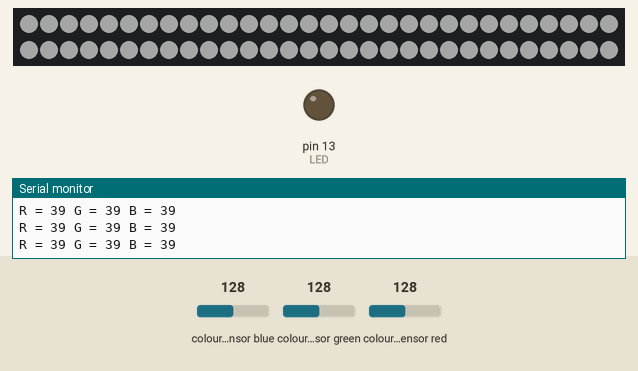
Bench run of a sketch on a simulated Arduino Uno, built with avr-gcc and run on an emulated ATmega328P. On the bench: 60 RGB LEDs in strip order, left to right, continuing on the next row, output pins drawn as LEDs (lit = HIGH), the last lines printed to the serial monitor. Wiring (inferred from the names in the program): TCS3200 colour sensor: output pin 2; S2 pin 4; S3 pin 3; S0 pin 6; S1 pin 5. Inputs (shaded band) come from the test bench; at power-on: colour sensor blue 128, colour sensor green 128, colour sensor red 128. Dim RGB values are drawn brighter than linear; pins used as bus, display or sensor lines are not drawn.

Above: at 1.2 s.
1.3 s: colour sensor blue set to 191
3.0 s: colour sensor green set to 250
At 4.0 s:
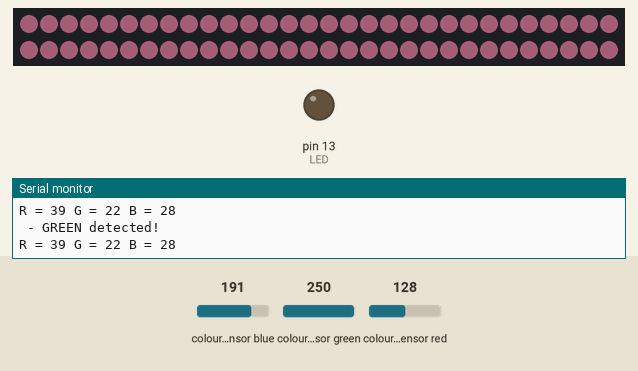
4.8 s: colour sensor red set to 5
At 6.3 s:
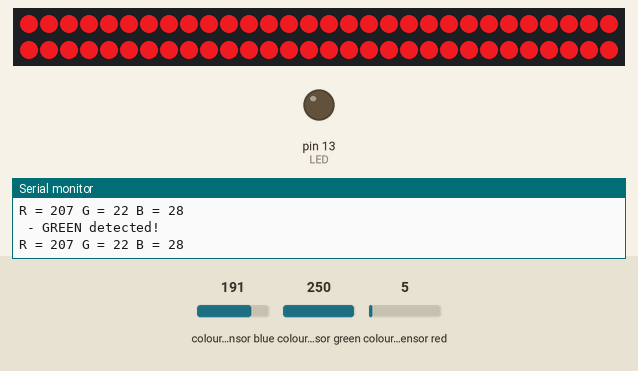
6.6 s: colour sensor blue set to 5
At 7.4 s:
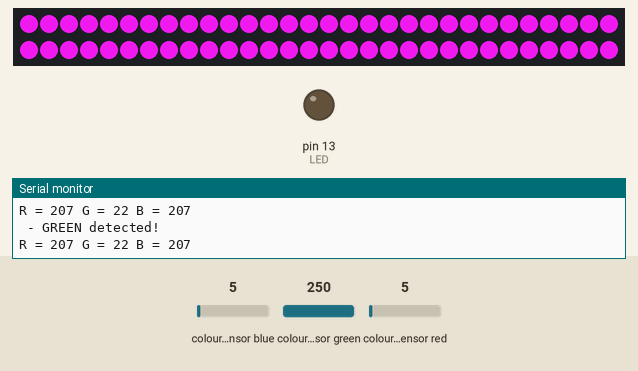
8.4 s: colour sensor red set to 64
At 9.8 s:
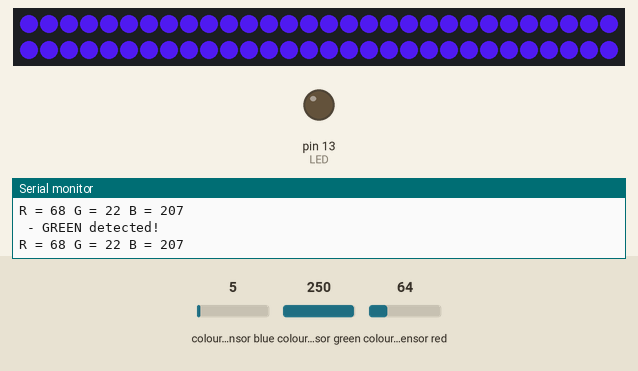
Timing chart, 0 to 11.3 s (numbered marks = the images above; inputs shaded):
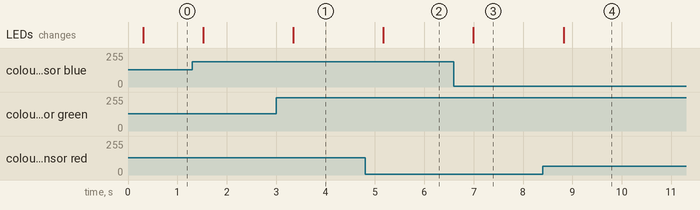

The sketch:

Test_Couleur.ino
```cpp
#include <Adafruit_NeoPixel.h>

/*********
  Rui Santos
  Complete project details at http://randomnerdtutorials.com
*********/

// TCS230 or TCS3200 pins wiring to Arduino
#define S0 6
#define S1 5
#define S2 4
#define S3 3
#define sensorOut 2
#define LED 13
#define BLED 12


// Stores frequency read by the photodiodes
/*int W1 = 0;
int W2 = 0;
int W3 = 0;
int B1 = 0;
int B2 = 0;
int B3 = 0;*/
int redFrequency = 0;
int greenFrequency = 0;
int blueFrequency = 0;

int white = 0;
int blue = 0;
int red = 0;
int green = 0;
Adafruit_NeoPixel strip = Adafruit_NeoPixel(60, BLED, NEO_GRB + NEO_KHZ800);


void setup() {
  // Setting the outputs
  pinMode(S0, OUTPUT);
  pinMode(S1, OUTPUT);
  pinMode(S2, OUTPUT);
  pinMode(S3, OUTPUT);
  pinMode(LED, OUTPUT);


  // Setting the sensorOut as an input
  pinMode(sensorOut, INPUT);

  // Setting frequency scaling to 20%
  digitalWrite(S0, HIGH);
  digitalWrite(S1, LOW);
  strip.begin();
  strip.show();
  // Begins serial communication
  Serial.begin(9600);

}

void loop() {
  // Setting RED (R) filtered photodiodes to be read
  digitalWrite(S2, LOW);
  digitalWrite(S3, LOW);

  // Reading the output frequency
  redFrequency = pulseIn(sensorOut, LOW);
  //red = map(redFrequency,607 ,B1 ,255 ,0);
  // Printing the RED (R) value
  Serial.print("R = ");
  Serial.print(redFrequency);
  delay(100);

  // Setting GREEN (G) filtered photodiodes to be read
  digitalWrite(S2, HIGH);
  digitalWrite(S3, HIGH);

  // Reading the output frequency
  greenFrequency = pulseIn(sensorOut, LOW);
  //green = map(redFrequency,W2 ,B2 ,255 ,0);

  // Printing the GREEN (G) value
  Serial.print(" G = ");
  Serial.print(greenFrequency);
  delay(100);

  // Setting BLUE (B) filtered photodiodes to be read
  digitalWrite(S2, LOW);
  digitalWrite(S3, HIGH);

  // Reading the output frequency
  blueFrequency = pulseIn(sensorOut, LOW);
  //blue = map(redFrequency, W3 ,B3 ,255 ,0);
  // Printing the BLUE (B) value
  Serial.print(" B = ");
  Serial.println(blueFrequency);
  delay(100);


  for (int j = 0; j<60;j++)
  {
    strip.setPixelColor(j,redFrequency , greenFrequency ,blueFrequency);
  }
  strip.show();

  if (redFrequency < greenFrequency && redFrequency < blueFrequency) {
    Serial.println(" - RED detected!");
  }
  if (greenFrequency < redFrequency && greenFrequency < blueFrequency) {
    Serial.println(" - GREEN detected!");
  }
  if (blueFrequency < redFrequency && blueFrequency < greenFrequency) {
    Serial.println(" - BLUE detected!");
  }
}
```

Measured:
- after the input at 3.0 s, the LEDs: change after 0.35 s (image 1)
- after the input at 4.8 s, the LEDs: change after 0.37 s (image 2)
- after the input at 6.6 s, the LEDs: change after 0.40 s (image 3)
- after the input at 8.4 s, the LEDs: change after 0.42 s (image 4)
